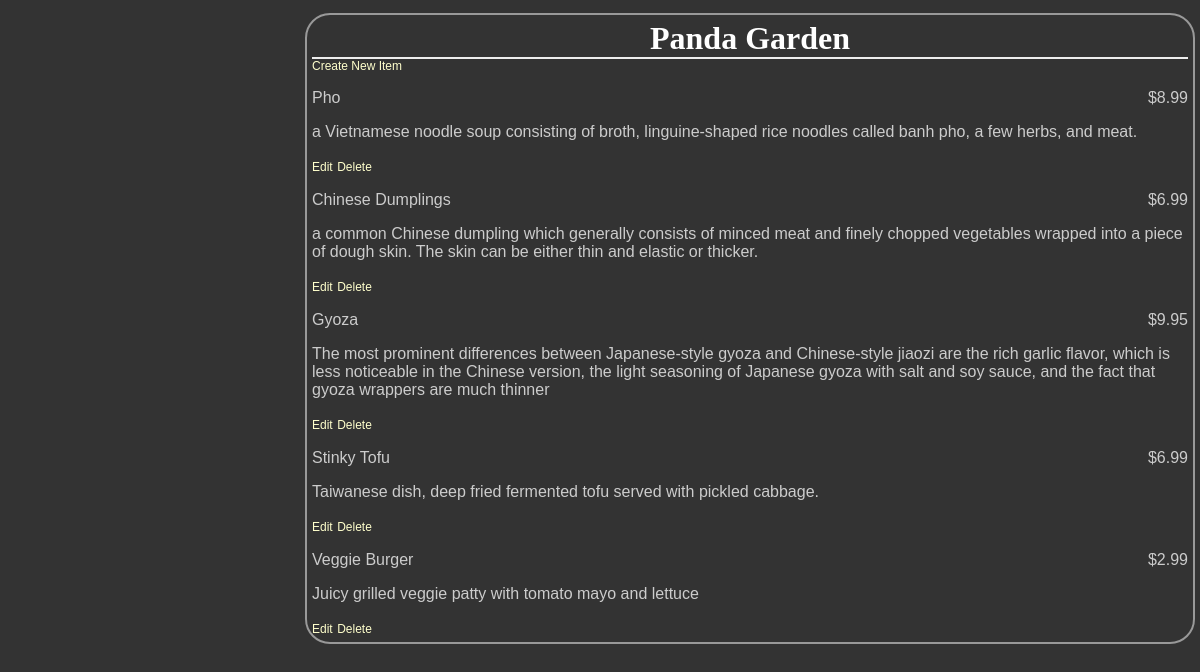
Screenshot of /restaurants/4/menu with the database file from the repository.
### database_setup.py (models this page shows, shortened)
class Restaurant(Base):
    __tablename__ = 'restaurant'
    id = Column(Integer, primary_key=True)
    name = Column(String(250), nullable=False)

class MenuItem(Base):
    __tablename__ = 'menu_item'
    id = Column(Integer, primary_key=True)
    name = Column(String(80), nullable=False)
    description = Column(String(250))
    price = Column(String(8))
    course = Column(String(250))
    restaurant_id = Column(Integer, ForeignKey('restaurant.id'))
    restaurant = relationship(Restaurant)

### project.py (the view)
@app.route('/')
@app.route('/restaurants/<int:restaurant_id>/menu')
def restaurantMenu(restaurant_id):
    session = DBSession()
    restaurant = session.query(Restaurant).filter_by(id=restaurant_id).one()
    items = session.query(MenuItem).filter_by(restaurant_id=restaurant_id)
    return render_template(
        'menu.html', restaurant=restaurant, items=items, restaurant_id=restaurant_id)

### templates/menu.html (shortened to what this page needs)
<html>
    <head>
        <link rel="stylesheet" type="text/css" href="{{ url_for('static', filename='styles.css') }}"></head>
        <body>
            <div class='pane'>
                <div class='header'>
                    <h1>{{ restaurant.name }}</h1>
                </div>
                <a href='{{url_for('newMenuItem', restaurant_id = restaurant.id) }}'>Create New Item</a>
                {% for i in items %}
                    <div class='nameAndPrice'>
                        <span class='name'>
                            <p>{{i.name}}</p>
                        </span>
                        <span class='price'>
                            <p>{{i.price}}
                            </p>
                        </span>
                    </div>
                    <div class='description'>
                        <p>{{i.description}}</p>
                    </div>
                    <div class="editdeletepane">
                        <a href='{{url_for('editMenuItem',restaurant_id = restaurant.id, menu_id=i.id)}}'>Edit</a>
                        <a href='{{url_for('deleteMenuItem', restaurant_id = restaurant.id, menu_id=i.id)}}'>
                            Delete</a>
                    </div>
                {% endfor %}
            </div>
    </body>
</html>

### static/styles.css (style rules this page uses)
body { font-family: sans-serif; background-color: #333333 }
h1, h2, h3, h4 { color: #ffffff; }
h1, h2 { font-family: 'georgia', serif; margin: 0; }
h1 { border-bottom: 2px solid #eee; }
p, dd, dt { color: #cccccc; }
a { text-decoration: none; color: #ffffcc; font-size: .75em; }
.pane { position: absolute; left: 25%; border: 2px solid; border-radius: 25px; padding: 5px; margin: 5px; border-color: #999999; background-color: #333333 }
.header { left: 50%; text-align: center; }
.name { width: 50%; display: inline-block; float: left; }
.price { text-align: right; width: 50%; float: right; }

### rows the page displays
Restaurant: name "Panda Garden"
MenuItem: name "Pho", price "$8.99", description "a Vietnamese noodle soup consisting of broth, linguine-shaped rice noodles called banh pho, a few herbs, and meat."
MenuItem: name "Chinese Dumplings", price "$6.99", description "a common Chinese dumpling which generally consists of minced meat and finely chopped vegetables wrapped into a piece of dough skin. The skin can be either thin and elastic or thicker."
MenuItem: name "Gyoza", price "$9.95", description "The most prominent differences between Japanese-style gyoza and Chinese-style jiaozi are the rich garlic flavor, which is less noticeable in the Chinese version, the light seasoning of Japanese gyoza with salt and soy sauce, and the fact that gyoza wrappers are much thinner"
MenuItem: name "Stinky Tofu", price "$6.99", description "Taiwanese dish, deep fried fermented tofu served with pickled cabbage."
MenuItem: name "Veggie Burger", price "$2.99", description "Juicy grilled veggie patty with tomato mayo and lettuce"
